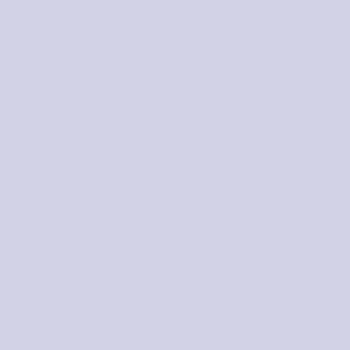
Frame 1 (no input)
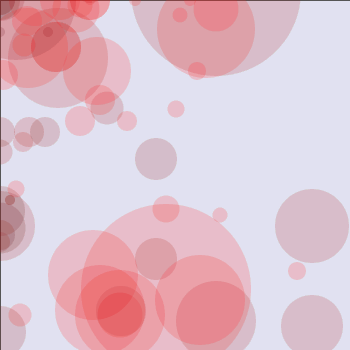
Frame 60 (the mouse pressed at the canvas centre just before this capture)
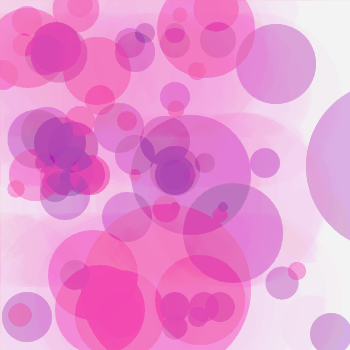
Frame 120 (the mouse held since frame 60 and released just before this capture)

The Processing sketch that drew these frames (run headless with seeded random() and noise(); from frame 60 on, the mouse is pressed at the canvas centre):

// Processing sketch: processing_53782
// ── processing_53782.pde

void setup(){
  size(350,350);
  background(210,210,230); 
}
void draw(){
  //background(215,215,215);
  if(frameCount < 50) return;
  fill(255,255,255,10);
  rect(0,0,500,500);
  noStroke();
 fill(random(255),0,mouseX,5);
  ellipse(mouseX,mouseY,30,30); 
   fill(random(255),0,mouseX,5);
   
  ellipse(mouseX+156,mouseY+159,42,42); 
   fill(random(255),0,mouseX,5);
   
  ellipse(mouseX+196,mouseY-152,25,25); 
   fill(random(255),0,mouseX,5);
   
  ellipse(mouseX-102,mouseY-28,51,51); 
   fill(random(255),0,mouseX,5);
   
     ellipse(mouseX-115,mouseY-32,52,52); 
  fill(random(255),0,mouseX, 5);
  
   ellipse(mouseX,mouseY+152,25,25); 
   fill(random(255),0,mouseX,5);
   
  ellipse(mouseX,mouseY+228,51,51); 
   fill(random(255),0,mouseX,5);
   
     ellipse(mouseX,mouseY+332,52,52); 
  fill(random(255),0,mouseX, 5);
  
   ellipse(mouseX+156,mouseY+259,42,42); 
   fill(random(255),0,mouseX,5);
   
  ellipse(mouseX+196,mouseY-152,25,25); 
   fill(random(255),0,mouseX,5);
   
  ellipse(mouseX-202,mouseY-128,51,51); 
   fill(random(255),0,mouseX,5);
   
     ellipse(mouseX-215,mouseY-132,52,52); 
  fill(random(255),0,mouseX, 5);
   
  ellipse(mouseX+107,mouseY+108,33,33); 
   fill(random(255),0,mouseX,5);
   
  ellipse(mouseX+212,mouseY+426,71,71); 
   fill(random(255),0,mouseX,5);
   
  ellipse(mouseX+101,mouseY-111,80,80); 
   fill(random(255),0,mouseX,5);
   
  ellipse(mouseX-116,mouseY-121,57,57); 
  fill(random(255),0,mouseX, 5);
  
  ellipse(mouseX-138,mouseY-36,59,59); 
  fill(random(255),0,mouseX, 5);
    ellipse(mouseX+312,mouseY+326,62,62); 
   fill(random(255),0,mouseX,5);
   
  ellipse(mouseX+43,mouseY-135,36,36); 
   fill(random(255),0,mouseX,5);
   
  ellipse(mouseX-111,mouseY-211,57,57); 
  fill(random(255),0,mouseX, 5);
  
  ellipse(mouseX-128,mouseY-42,52,52); 
  fill(random(255),0,mouseX, 5);
  
    ellipse(mouseX-216,mouseY-221,51,51); 
  fill(random(255),0,mouseX, 5);
  
  ellipse(mouseX-238,mouseY-236,45,45); 
  fill(random(255),0,mouseX, 5);
    ellipse(mouseX-319,mouseY+226,48,48); 
   fill(random(255),0,mouseX,5);
   
  ellipse(mouseX+243,mouseY-235,32,32); 
   fill(random(255),0,mouseX,5);
   
  ellipse(mouseX-221,mouseY-211,67,67); 
  fill(random(255),0,mouseX, 5);
  
  ellipse(mouseX-328,mouseY-342,28,28); 
  fill(random(255),0,mouseX, 5);
  
      ellipse(mouseX-316,mouseY-321,13,13); 
  fill(random(255),0,mouseX, 5);
  
  ellipse(mouseX-338,mouseY-336,58,58); 
  fill(random(255),0,mouseX, 5);
    ellipse(mouseX+312,mouseY+226,74,74); 
   fill(random(255),0,mouseX,5);
   
  ellipse(mouseX+343,mouseY-335,34,34); 
   fill(random(255),0,mouseX,5);
   
  ellipse(mouseX-321,mouseY-311,50,50); 
  fill(random(255),0,mouseX, 5);
  
  ellipse(mouseX-370,mouseY-342,50,50); 
  fill(random(255),0,mouseX, 5);
  
    ellipse(mouseX+428,mouseY+342,40,40); 
  fill(random(255),0,mouseX, 5);
  
      ellipse(mouseX+216,mouseY+321,80,80); 
  fill(random(255),0,mouseX, 5);
  
  ellipse(mouseX+438,mouseY-336,50,50); 
  fill(random(255),0,mouseX, 5);
    ellipse(mouseX-312,mouseY-326,70,70); 
   fill(random(255),0,mouseX,5);
   
  ellipse(mouseX-343,mouseY+335,30,30); 
   fill(random(255),0,mouseX,5);
   
  ellipse(mouseX+121,mouseY+311,50,50); 
  fill(random(255),0,mouseX, 5);
  
  ellipse(mouseX+428,mouseY+342,20,20); 
  fill(random(255),0,mouseX, 5);
  
    ellipse(mouseX-148,mouseY+142,50,50); 
  fill(random(255),0,mouseX, 5);
  
      ellipse(mouseX,mouseY+226,70,70); 
   fill(random(255),0,mouseX,5);
   
  ellipse(mouseX,mouseY+235,30,30); 
   fill(random(255),0,mouseX,5);
   
  ellipse(mouseX,mouseY+211,50,50); 
  fill(random(255),0,mouseX, 5);
  
  ellipse(mouseX,mouseY+242,20,20); 
  fill(random(255),0,mouseX, 5);
  
    ellipse(mouseX-48,mouseY+42,50,50); 
  fill(random(255),0,mouseX, 5);
  
    ellipse(mouseX+468,mouseY-342,50,50); 
  fill(random(255),0,mouseX, 5);
  
    ellipse(mouseX-418,mouseY-142,20,20); 
  fill(random(255),0,mouseX, 5);
  
    ellipse(mouseX+48,mouseY+32,10,10); 
  fill(random(255),0,mouseX, 5);
  
    ellipse(mouseX-281,mouseY+132,30,30); 
  fill(random(255),0,mouseX, 5);
  
    ellipse(mouseX+281,mouseY-142,20,20); 
  fill(random(255),0,mouseX, 5);
  
    ellipse(mouseX-218,mouseY-132,30,30); 
  fill(random(255),0,mouseX, 5);
  
      ellipse(mouseX,mouseY+32,10,10); 
  fill(random(255),0,mouseX, 5);
  
    ellipse(mouseX,mouseY+132,30,30); 
  fill(random(255),0,mouseX, 5);
  
    ellipse(mouseX,mouseY-142,20,20); 
  fill(random(255),0,mouseX, 5);
  
    ellipse(mouseX,mouseY-132,30,30); 
  fill(random(255),0,mouseX, 5);
  
        ellipse(mouseX+10,mouseY+200,10,10); 
  fill(random(255),0,mouseX, 5);
  ellipse(mouseX+29,mouseY+132,30,30); 
  fill(random(255),0,mouseX, 5);
  
    ellipse(mouseX+23,mouseY+142,20,20); 
  fill(random(255),0,mouseX, 5);
  
    ellipse(mouseX+45,mouseY+132,30,30); 
  fill(random(255),0,mouseX, 5);
  
        ellipse(mouseX+10,mouseY+200,10,10); 
  fill(random(255),0,mouseX, 5);
  
    ellipse(mouseX+20,mouseY+420,30,30); 
  fill(random(255),0,mouseX, 5);
  
    ellipse(mouseX+30,mouseY-12,20,20); 
  fill(random(255),0,mouseX, 5);
  
    ellipse(mouseX+90,mouseY-12,30,30); 
  fill(random(255),0,mouseX, 5);

    ellipse(mouseX-30,mouseY-142,20,20); 
  fill(random(255),0,mouseX, 5);
  
    ellipse(mouseX-45,mouseY-132,30,30); 
  fill(random(255),0,mouseX, 5);
  
        ellipse(mouseX-310,mouseY+32,10,10); 
  fill(random(255),0,mouseX, 5);
  
    ellipse(mouseX-320,mouseY+312,30,30); 
  fill(random(255),0,mouseX, 5);
  
    ellipse(mouseX-300,mouseY-300,30,30); 
   fill(random(255),0,mouseX,5);
   
  ellipse(mouseX+556,mouseY+559,40,40); 
   fill(random(255),0,mouseX,5);
   
  ellipse(mouseX+596,mouseY-552,20,20); 
   fill(random(255),0,mouseX,5);
   
  ellipse(mouseX-102,mouseY-28,50,50); 
   fill(random(255),0,mouseX,5);
  
    ellipse(mouseX-430,mouseY-142,20,20); 
  fill(random(255),0,mouseX, 5);
  
    ellipse(mouseX-490,mouseY-41,30,30); 
  fill(random(255),0,mouseX, 5);
  
      ellipse(mouseX-130,mouseY-442,20,20); 
  fill(random(255),0,mouseX, 5);
  
    ellipse(mouseX-145,mouseY-432,30,30); 
  fill(random(255),0,mouseX, 5);
  
        ellipse(mouseX-110,mouseY+2,10,10); 
  fill(random(255),0,mouseX, 5);
  
    ellipse(mouseX-120,mouseY+12,30,30); 
  fill(random(255),0,mouseX, 5);
  
    ellipse(mouseX-130,mouseY-12,20,20); 
  fill(random(255),0,mouseX, 5);
  
    ellipse(mouseX-190,mouseY-120,30,30); 
  fill(random(255),0,mouseX, 5);
  
     ellipse(mouseX-110,mouseY+20,50,50); 
  fill(random(255),0,mouseX, 5);
  
    ellipse(mouseX-228,mouseY-120,100,100); 
  fill(random(255),0,mouseX, 5);
  
    ellipse(mouseX-130,mouseY-120,40,40); 
  fill(random(255),0,mouseX, 5);
  
    ellipse(mouseX-190,mouseY-120,30,30); 
  fill(random(255),0,mouseX, 5);
  
    
    ellipse(mouseX-420,mouseY+412,30,30); 
  fill(random(255),0,mouseX, 5);
  
    ellipse(mouseX-430,mouseY-412,20,20); 
  fill(random(255),0,mouseX, 5);
  
    ellipse(mouseX-490,mouseY-420,30,30); 
  fill(random(255),0,mouseX, 5);
  
     ellipse(mouseX-410,mouseY+420,50,50); 
  fill(random(255),0,mouseX, 5);
  
    ellipse(mouseX-426,mouseY+42,100,100); 
  fill(random(255),0,mouseX, 5);
  
    ellipse(mouseX-430,mouseY-40,40,40); 
  fill(random(255),0,mouseX, 5);
  
    ellipse(mouseX-430,mouseY-420,30,30); 
  fill(random(255),0,mouseX, 5);
  
      ellipse(mouseX-478,mouseY-498,20,20); 
  fill(random(255),0,mouseX, 5);
  
    ellipse(mouseX-492,mouseY-20,30,30); 
  fill(random(255),0,mouseX, 5);
  
     ellipse(mouseX-10,mouseY+420,50,50); 
  fill(random(255),0,mouseX, 5);
  
    ellipse(mouseX-398,mouseY+436,100,100); 
  fill(random(255),0,mouseX, 5);
  
    ellipse(mouseX-40,mouseY-20,40,40); 
  fill(random(255),0,mouseX, 5);
  
    ellipse(mouseX-470,mouseY-200,30,30); 
  fill(random(255),0,mouseX, 5);
  
    ellipse(mouseX-430,mouseY+50,40,40); 
  fill(random(255),0,mouseX, 5);
  
    ellipse(mouseX-430,mouseY-23,30,30); 
  fill(random(255),0,mouseX, 5);
  
      ellipse(mouseX-478,mouseY+234,20,20); 
  fill(random(255),0,mouseX, 5);
  
    ellipse(mouseX-492,mouseY-78,30,30); 
  fill(random(255),0,mouseX, 5);
  
     ellipse(mouseX-10,mouseY-34,50,50); 
  fill(random(255),0,mouseX, 5);
  
    ellipse(mouseX-326,mouseY+78,100,100); 
  fill(random(255),0,mouseX, 5);
  
    ellipse(mouseX-40,mouseY-123,40,40); 
  fill(random(255),0,mouseX, 5);
  
    ellipse(mouseX-470,mouseY,30,30); 
  fill(random(255),0,mouseX, 5);
  
       ellipse(mouseX-478,mouseY+23,20,20); 
  fill(random(255),0,mouseX, 5);
  
    ellipse(mouseX-392,mouseY-78,30,30); 
  fill(random(255),0,mouseX, 5);
  
     ellipse(mouseX-106,mouseY-4,50,50); 
  fill(random(255),0,mouseX, 5);
  
    ellipse(mouseX-302,mouseY+58,100,100); 
  fill(random(255),0,mouseX, 5);
  
    ellipse(mouseX-444,mouseY,40,40); 
  fill(random(255),0,mouseX, 5);
  
    ellipse(mouseX-270,mouseY,30,30); 
  fill(random(255),0,mouseX, 5);
  
     ellipse(mouseX-444,mouseY-450,210,210); 
  fill(random(255),0,mouseX, 5);
  
    ellipse(mouseX-270,mouseY,70,70); 
  fill(random(255),0,mouseX, 5);
  
      ellipse(mouseX,mouseY-78,30,30); 
  fill(random(255),0,mouseX, 5);
  
     ellipse(mouseX,mouseY-4,50,50); 
  fill(random(255),0,mouseX, 5);
  
    ellipse(mouseX+58,mouseY+58,100,100); 
  fill(random(255),0,mouseX, 5);
  
    ellipse(mouseX,mouseY,40,40); 
  fill(random(255),0,mouseX, 5);
  
    ellipse(mouseX,mouseY,30,30); 
  fill(random(255),0,mouseX, 5);
  
     ellipse(mouseX,mouseY-400,90,90); 
  fill(random(255),0,mouseX, 5);
  
    ellipse(mouseX+16,mouseY,120,120); 
  fill(random(255),0,mouseX, 5);
  
        ellipse(mouseX-24,mouseY-278,30,30); 
  fill(random(255),0,mouseX, 5);
  
     ellipse(mouseX-56,mouseY-47,50,50); 
  fill(random(255),0,mouseX, 5);
  
    ellipse(mouseX+58,mouseY+458,100,100); 
  fill(random(255),0,mouseX, 5);
  
    ellipse(mouseX-90,mouseY,40,40); 
  fill(random(255),0,mouseX, 5);
  
    ellipse(mouseX-100,mouseY+100,30,30); 
  fill(random(255),0,mouseX, 5);
  
     ellipse(mouseX+200,mouseY-300,90,90); 
  fill(random(255),0,mouseX, 5);
  
    ellipse(mouseX+216,mouseY-9,170,170); 
  fill(random(255),0,mouseX, 5);
  
    ellipse(56,47,50,50); 
  fill(255,0,mouseX, 5);
  
    ellipse(58,458,100,100); 
  fill(255,0,mouseX, 5);
  
    ellipse(90,mouseY,40,40); 
  fill(255,0,mouseX, 5);
  
    ellipse(100,100,30,30); 
  fill(255,0,mouseX, 5);
  
     ellipse(200,300,90,90); 
  fill(255,0,mouseX, 5);
  
    ellipse(216,9,45,45); 
  fill(255,0,mouseX, 5);
   ellipse(56,47,50,50); 
  fill(255,0,mouseX, 5);
  
    ellipse(58,458,100,100); 
  fill(255,0,mouseX, 5);
  
    ellipse(90,mouseY,40,40); 
  fill(255,0,mouseX, 5);
  
    ellipse(80,121,30,30); 
  fill(255,0,mouseX, 5);
  
     ellipse(100,310,90,90); 
  fill(255,0,mouseX, 5);
  
    ellipse(206,29,98,98); 
  fill(255,0,mouseX, 5);
  
   ellipse(28,48,80,80); 
  fill(255,0,mouseX, 5);
  
    ellipse(60,mouseY,40,40); 
  fill(255,0,mouseX, 5);
  
    ellipse(27,21,30,30); 
  fill(255,0,mouseX, 5);
  
     ellipse(120,315,45,45); 
  fill(255,0,mouseX, 5);
  
    ellipse(166,289,170,170); 
  fill(255,0,mouseX, 5);
  
      ellipse(90,mouseY,10,10); 
  fill(255,0,mouseX, 5);
  
    ellipse(127,121,20,20); 
  fill(255,0,mouseX, 5);
  
     ellipse(220,215,15,15); 
  fill(255,0,mouseX, 5);
  
   ellipse(120,315,90,90); 
  fill(255,0,mouseX, 5);
  
    ellipse(16,189,17,17); 
  fill(255,0,mouseX, 5);
  
      ellipse(190,mouseY,12,12); 
  fill(255,0,mouseX, 5);
  
    ellipse(197,71,18,18); 
  fill(255,0,mouseX, 5);
  
     ellipse(20,315,23,23); 
  fill(255,0,mouseX, 5);
  
       ellipse(180,15,15,15); 
  fill(255,0,mouseX, 5);
  
   ellipse(93,275,90,90); 
  fill(255,0,mouseX, 5);
  
    ellipse(176,109,17,17); 
  fill(255,0,mouseX, 5);
  
      ellipse(135,mouseY,12,12); 
  fill(255,0,mouseX, 5);
  
    ellipse(297,271,18,18); 
  fill(255,0,mouseX, 5);
  
  
       ellipse(80,5,25,25); 
  fill(255,0,mouseX, 5);
  
   ellipse(3,75,30,30); 
  fill(255,0,mouseX, 5);
  
    ellipse(76,9,47,47); 
  fill(255,0,mouseX, 5);
  
      ellipse(35,mouseY,52,52); 
  fill(255,0,mouseX, 5);
  
    ellipse(97,71,68,68); 
  fill(255,0,mouseX, 5);
  
     ellipse(24,45,23,23); 
  fill(255,0,mouseX, 5);
  
    ellipse(random(255),300,mouseX,mouseY);
    ellipse(random(255),200,mouseX,mouseY);
     ellipse(random(255),50,mouseX,mouseY);
        ellipse(random(255),100,mouseX,mouseY);
  
    ellipse(166,209,27,27); 
  fill(255,0,mouseX, 5);}
